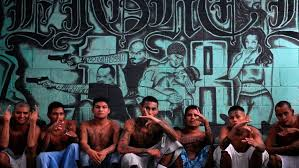
#> input picture CHAPTER6/images/pixel.jpg, 299 x 168 px
$ python 04.pixel_value.py
#> lines starting #> are read from the running program, lines starting #| are printed output that depends on the picture; after the words box and inside, x2 and y2 are one past the last pixel; in counts of white or black regions, pixels touching at a corner belong together
import cv2

image = cv2.imread("images/pixel.jpg", cv2.IMREAD_GRAYSCALE)
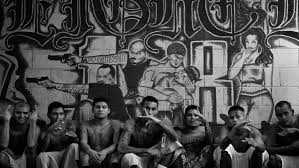
#> image: shape (168, 299); min 0, max 255, mean 75.4
if image is None: raise Exception("영상파일 읽기 오류")

(x, y), (w, h) = (180, 37), (15, 10)
roi_img = image[y:y+h, x:x+w]

print("[roi_img] =")
for row in roi_img:
    for p in row:
        print("%4d" % p, end=' ')
#> this loop made 10 passes
#> row on pass 4: [99, 84, 76, 91, 54, 54, 45, 39, 43, 41, 28, 37, 26, 38, 49]
#|  103  145  177  131   66   35   47   43  101  154  154   89   64   45   65
#|  101  170  189  151   86   59   35   53   55   55   62   59   52   59   53
#|  157  171  145  109   82   82   50   24   50   54   45   53   39   60   56
#|   99   84   76   91   54   54   45   39   43   41   28   37   26   38   49
#|  106   58   47   38   41   47   45   49   41   32   47  129  180  181  182
#|  165  160  115   41   34   33   35   46   46   46   79  189  138  112   84
#|  107  170  161  106   47   30   39   39   48   57  109  186   90   57   34
#|   97   49  125  183   96   52   57   44   43   40  126  178   48   34   40
#> (further printed lines are left out)

print()

cv2.rectangle(image, (x, y, w, h), 255, 1)
#> image: shape (168, 299); 0.09% of pixels changed, all inside (x1, y1, x2, y2) = (180, 37, 195, 47)
cv2.imshow("image", image)
cv2.waitKey(0)

$ run again, with CHAPTER6/images/add1.jpg copied over CHAPTER6/images/pixel.jpg
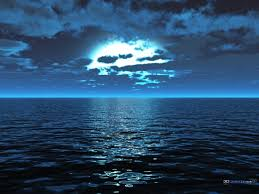
#> input picture CHAPTER6/images/add1.jpg, 259 x 194 px
#> `image = cv2.imread("images/pixel.jpg", cv2.IMREAD_GRAYSCALE)`:
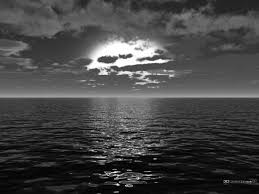
#> image: shape (194, 259); min 0, max 255, mean 69.7
#> the loop `for row in roi_img:` made 10 passes
#> row on passes 1 to 7: [62, 68, 73, 77, 71, 73, 77, 79, 78, 75, 70, 67, 73, 74, 74], [64, 70, 76, 80, 73, 73, 74, 75, 75, 74, 73, 72, 67, 67, 68], [58, 61, 64, 66, 73, 73, 71, 71, 71, 72, 73, 74, 66, 66, 66], [63, 65, 66, 66, 68, 68, 68, 68, 68, 68, 68, 68, 70, 70, 70], [65, 66, 66, 66, 68, 68, 68, 68, 68, 68, 68, 68, 70, 70, 70], [68, 67, 66, 66, 69, 69, 69, 69, 69, 69, 69, 69, 70, 70, 70], [71, 69, 67, 67, 69, 69, 69, 69, 69, 69, 69, 69, 70, 70, 70]
#> (printed output is left out)

$ run again, with CHAPTER6/images/add2.jpg copied over CHAPTER6/images/pixel.jpg
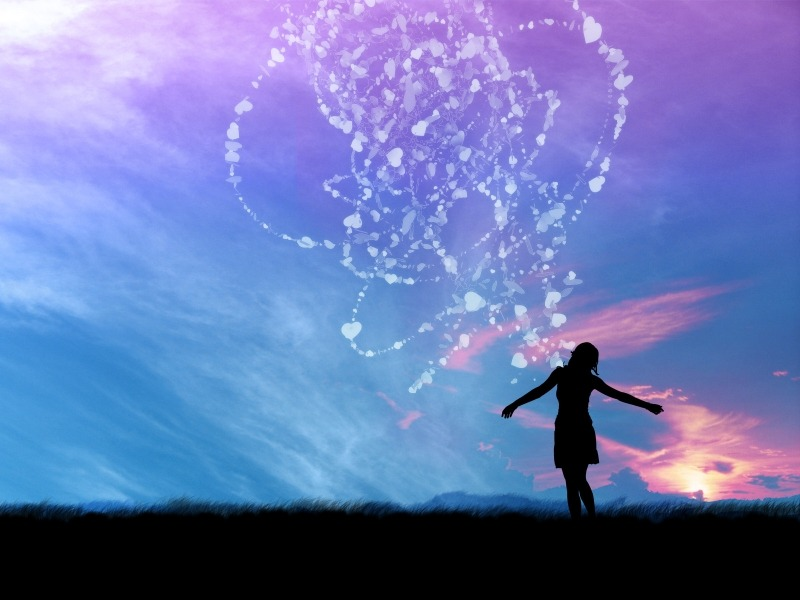
#> input picture CHAPTER6/images/add2.jpg, 800 x 600 px
#> `image = cv2.imread("images/pixel.jpg", cv2.IMREAD_GRAYSCALE)`:
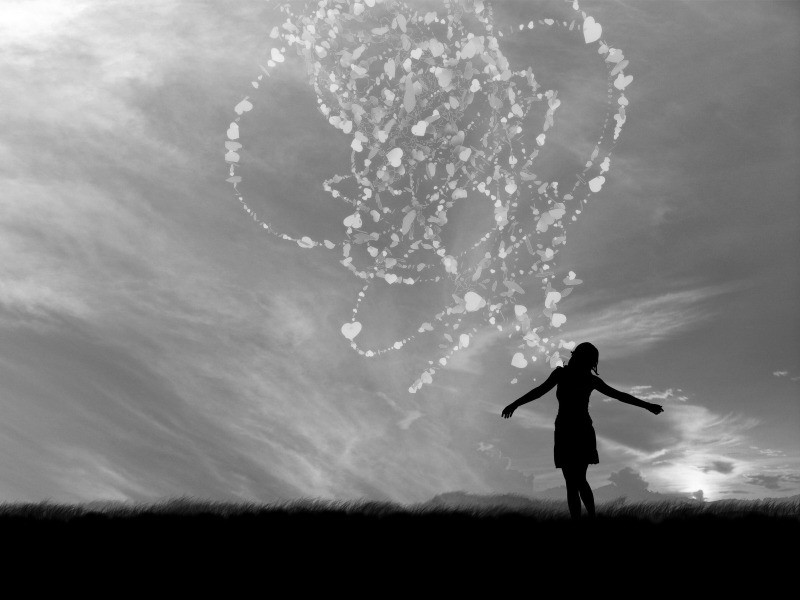
#> image: shape (600, 800); min 0, max 255, mean 122.5
#> the loop `for row in roi_img:` made 10 passes
#|  200  198  195  193  191  192  194  196  197  198  198  198  198  198  199
#|  204  201  199  197  197  197  197  198  199  199  199  199  198  199  200
#|  207  204  203  202  200  200  199  198  198  198  198  198  200  200  200
#|  206  207  205  202  201  201  201  200  198  196  196  196  195  199  201
#|  204  204  204  204  203  203  203  202  199  197  195  195  195  197  199
#> (further printed lines are left out)
